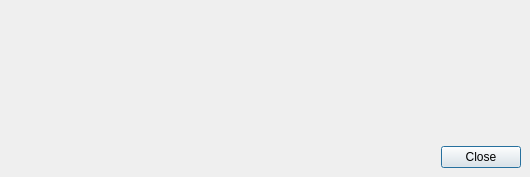
<ui version="4.0" >
 <class>AboutDialog</class>
 <widget class="QDialog" name="AboutDialog" >
  <property name="geometry" >
   <rect>
    <x>0</x>
    <y>0</y>
    <width>530</width>
    <height>177</height>
   </rect>
  </property>
  <property name="windowTitle" >
   <string>About Meswak</string>
  </property>
  <layout class="QGridLayout" >
   <property name="leftMargin" >
    <number>9</number>
   </property>
   <property name="topMargin" >
    <number>9</number>
   </property>
   <property name="rightMargin" >
    <number>9</number>
   </property>
   <property name="bottomMargin" >
    <number>9</number>
   </property>
   <property name="horizontalSpacing" >
    <number>6</number>
   </property>
   <property name="verticalSpacing" >
    <number>6</number>
   </property>
   <item row="0" column="0" >
    <widget class="QLabel" name="label" >
     <property name="autoFillBackground" >
      <bool>false</bool>
     </property>
     <property name="text" >
      <string/>
     </property>
     <property name="pixmap" >
      <pixmap resource="Meswak.qrc" >:/new/prefix1/textures/Front.bmp</pixmap>
     </property>
    </widget>
   </item>
   <item row="1" column="0" >
    <widget class="QDialogButtonBox" name="buttonBox" >
     <property name="orientation" >
      <enum>Qt::Horizontal</enum>
     </property>
     <property name="standardButtons" >
      <set>QDialogButtonBox::Close</set>
     </property>
    </widget>
   </item>
  </layout>
 </widget>
 <resources>
  <include location="Meswak.qrc" />
 </resources>
 <connections>
  <connection>
   <sender>buttonBox</sender>
   <signal>accepted()</signal>
   <receiver>AboutDialog</receiver>
   <slot>accept()</slot>
   <hints>
    <hint type="sourcelabel" >
     <x>248</x>
     <y>254</y>
    </hint>
    <hint type="destinationlabel" >
     <x>157</x>
     <y>274</y>
    </hint>
   </hints>
  </connection>
  <connection>
   <sender>buttonBox</sender>
   <signal>rejected()</signal>
   <receiver>AboutDialog</receiver>
   <slot>reject()</slot>
   <hints>
    <hint type="sourcelabel" >
     <x>316</x>
     <y>260</y>
    </hint>
    <hint type="destinationlabel" >
     <x>286</x>
     <y>274</y>
    </hint>
   </hints>
  </connection>
 </connections>
</ui>
